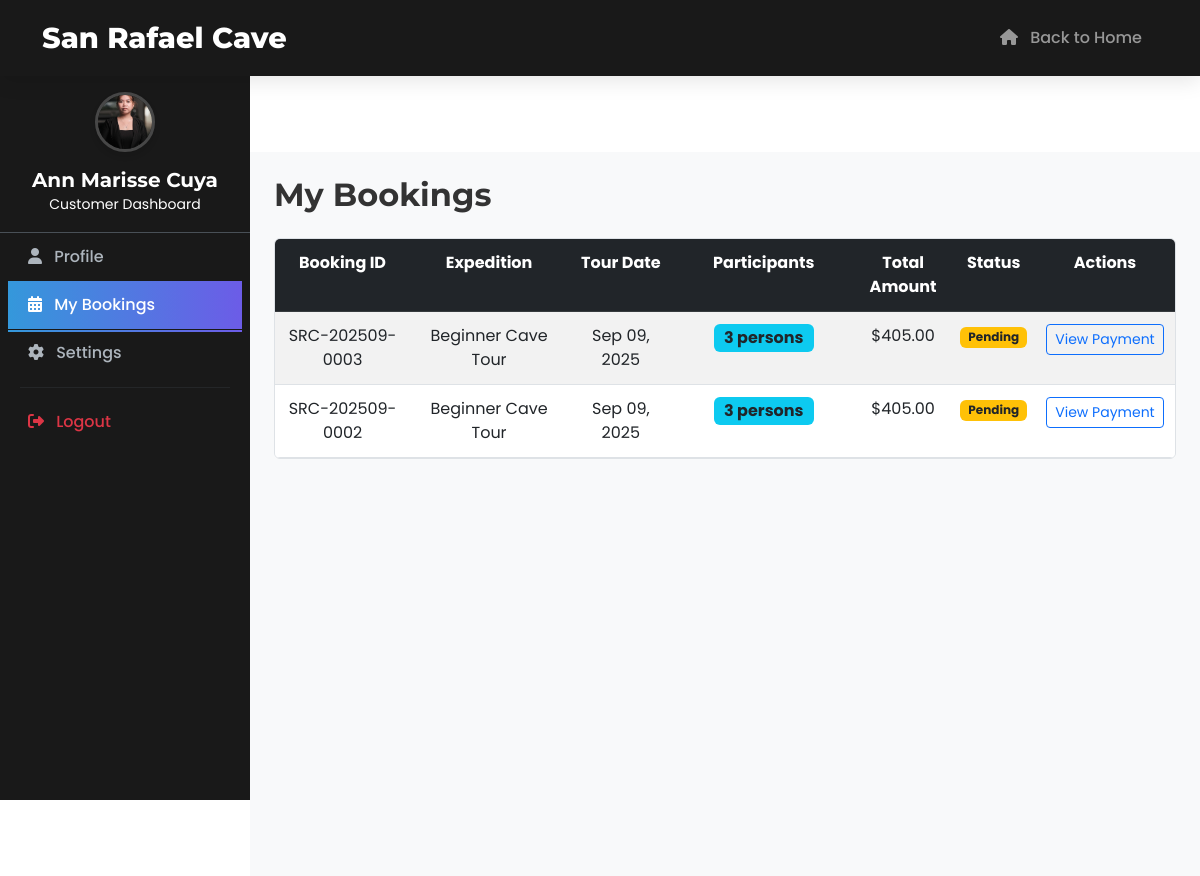
The app's page /customer/my_bookings.php (signed in) with its own data.
### tables this page shows
CREATE TABLE `users` (
  `id` int(11) NOT NULL,
  `fullname` varchar(100) NOT NULL,
  `email` varchar(100) NOT NULL,
  `password` varchar(255) NOT NULL,
  `profile_picture` varchar(500) DEFAULT NULL,
  `created_at` timestamp NOT NULL DEFAULT current_timestamp(),
  `updated_at` timestamp NOT NULL DEFAULT current_timestamp() ON UPDATE current_timestamp()
);

CREATE TABLE `bookings` (
  `id` int(11) NOT NULL,
  `booking_reference` varchar(50) DEFAULT NULL,
  `user_id` int(11) DEFAULT NULL,
  `expedition_id` int(11) NOT NULL,
  `tour_date` date NOT NULL,
  `person1_name` varchar(100) NOT NULL,
  `person2_name` varchar(100) DEFAULT NULL,
  `person3_name` varchar(100) DEFAULT NULL,
  `contact_email` varchar(100) NOT NULL,
  `contact_phone` varchar(20) DEFAULT NULL,
  `payment_proof` varchar(500) DEFAULT NULL,
  `total_amount` decimal(10,2) NOT NULL,
  `booking_status` enum('pending','confirmed','cancelled') NOT NULL DEFAULT 'pending',
  `special_requests` text DEFAULT NULL,
  `created_at` timestamp NOT NULL DEFAULT current_timestamp(),
  `updated_at` timestamp NOT NULL DEFAULT current_timestamp() ON UPDATE current_timestamp()
);

CREATE TABLE `cave_explorations` (
  `id` int(11) NOT NULL,
  `name` varchar(255) NOT NULL,
  `price` decimal(10,2) NOT NULL,
  `image` varchar(500) DEFAULT NULL,
  `created_at` timestamp NOT NULL DEFAULT current_timestamp(),
  `updated_at` timestamp NOT NULL DEFAULT current_timestamp() ON UPDATE current_timestamp()
);

### includes/booking_helper.php (called while the page is built, shortened)
<?php
function formatBookingReference($booking_reference, $fallback_id = null) {
    if (!empty($booking_reference)) {
        return $booking_reference;
    }
    return $fallback_id ? "#{$fallback_id}" : "#N/A";
}
?>

### customer/my_bookings.php (the view, shortened to what this page needs)
<?php
require_once '../includes/db_connect.php';
require_once '../includes/booking_helper.php';
try {
    $stmt = $pdo->prepare("
        SELECT b.*, e.name as expedition_title, e.price as expedition_price
        FROM bookings b
        JOIN cave_explorations e ON b.expedition_id = e.id
        WHERE b.user_id = ?
        ORDER BY b.created_at DESC
    ");
    $stmt->execute([$_SESSION['user_id']]);
    $bookings = $stmt->fetchAll(PDO::FETCH_ASSOC);
} catch (PDOException $e) {
    $error = "Error fetching bookings: " . $e->getMessage();
}
?>
<!DOCTYPE html>
<html lang="en">
<head>
    <link href="https://cdn.jsdelivr.net/npm/bootstrap@5.3.0/dist/css/bootstrap.min.css" rel="stylesheet">
    <link rel="stylesheet" href="https://cdnjs.cloudflare.com/ajax/libs/font-awesome/6.4.0/css/all.min.css">
    <link rel="stylesheet" href="../css/style.css">
</head>
<body>
    <nav class="navbar navbar-expand-lg navbar-dark fixed-top">
        <div class="container">
            <a class="navbar-brand" href="../index.php">San Rafael Cave</a>
            <div class="collapse navbar-collapse" id="navbarNav">
                <ul class="navbar-nav ms-auto">
                    <li class="nav-item">
                        <a class="nav-link" href="../index.php">
                            <i class="fas fa-home me-2"></i>
                            <span>Back to Home</span>
                        </a>
                    </li>
                </ul>
            </div>
        </div>
    </nav>
    <?php include 'sidebar.php'; ?>
    <div class="main-content">
        <div class="container-fluid p-4">
        <div class="row">
            <div class="col-12">
                <h2 class="mb-4">My Bookings</h2>
                <?php if (empty($bookings)): ?>
                    <div class="alert alert-info">
                        <h5>No bookings found</h5>
                        <p>You haven't made any bookings yet. <a href="../index.php" class="alert-link">Browse our expeditions</a> to make your first booking!</p>
                    </div>
                <?php else: ?>
                    <div class="table-container" style="position: relative; max-height: 60vh; overflow-y: auto; border: 1px solid #dee2e6; border-radius: 0.375rem;">
                        <table class="table table-striped table-hover mb-0">
                            <thead class="table-dark" style="position: sticky; top: 0; z-index: 10;">
                                <tr>
                                    <th class="text-center">Booking ID</th>
                                    <th class="text-center">Expedition</th>
                                    <th class="text-center">Tour Date</th>
                                    <th class="text-center">Participants</th>
                                    <th class="text-center">Total Amount</th>
                                    <th class="text-center">Status</th>
                                    <th class="text-center">Actions</th>
                                </tr>
                            </thead>
                            <tbody>
                                <?php foreach ($bookings as $booking): ?>
                                    <tr>
                                        <td class="text-center"><?php echo htmlspecialchars(formatBookingReference($booking['booking_reference'], $booking['id'])); ?></td>
                                        <td class="text-center"><?php echo htmlspecialchars($booking['expedition_title']); ?></td>
                                        <td class="text-center"><?php echo date('M d, Y', strtotime($booking['tour_date'])); ?></td>
                                        <td class="text-center">
                                            <?php
                                            $participant_count = 0;
                                            if (!empty($booking['person1_name'])) $participant_count++;
                                            if (!empty($booking['person2_name'])) $participant_count++;
                                            if (!empty($booking['person3_name'])) $participant_count++;
                                            ?>
                                            <span class="badge bg-info text-dark fs-6"><?php echo $participant_count; ?> person<?php echo $participant_count > 1 ? 's' : ''; ?></span>
                                        </td>
                                        <td class="text-center">$<?php echo number_format($booking['total_amount'], 2); ?></td>
                                        <td class="text-center">
                                            <?php
                                            $status = $booking['booking_status'];
                                            $badgeClass = '';
                                            switch($status) {
                                                case 'pending':
                                                    $badgeClass = 'bg-warning text-dark';
                                                    break;
                                            }
                                            ?>
                                            <span class="badge <?php echo $badgeClass; ?>"><?php echo ucfirst($status); ?></span>
                                        </td>
                                        <td class="text-center">
                                            <div class="btn-group-vertical btn-group-sm">
                                                <?php if (!empty($booking['payment_proof'])): ?>
                                                    <a href="../uploads/payment_proofs/<?php echo htmlspecialchars($booking['payment_proof']); ?>"
                                                       class="btn btn-outline-primary btn-sm" target="_blank">View Payment</a>
                                                <?php endif; ?>
                                            </div>
                                        </td>
                                    </tr>
                                <?php endforeach; ?>
                            </tbody>
                        </table>
                    </div>
                <?php endif; ?>
            </div>
        </div>
    </div>
    </div>
</body>
</html>

### customer/sidebar.php (shortened to what this page needs)
<?php
$current_page = basename($_SERVER['PHP_SELF']);
require_once '../includes/db_connect.php';
$user_profile_picture = null;
if (isset($_SESSION['user_id'])) {
    try {
        $stmt = $pdo->prepare("SELECT profile_picture FROM users WHERE id = ?");
        $stmt->execute([$_SESSION['user_id']]);
        $user_profile_picture = $stmt->fetchColumn();
    } catch (PDOException $e) {
    }
}
?>
<div class="sidebar bg-dark text-white" id="sidebar">
    <div class="sidebar-header p-3 text-center">
        <div class="user-logo mb-3">
            <?php if (!empty($user_profile_picture) && file_exists($user_profile_picture)): ?>
                <img src="<?php echo htmlspecialchars($user_profile_picture); ?>" alt="Profile Picture" class="circular-logo profile-image">
            <?php endif; ?>
        </div>
        <h5 class="mb-0"><?php echo htmlspecialchars($_SESSION['user_fullname'] ?? 'User'); ?></h5>
        <small class="text-white">Customer Dashboard</small>
    </div>
    <nav class="sidebar-nav">
        <ul class="nav flex-column">
            <li class="nav-item">
                <a class="nav-link <?php echo ($current_page == 'profile.php') ? 'active' : ''; ?>" href="profile.php">
                    <i class="fas fa-user me-2"></i>
                    Profile
                </a>
            </li>
            <li class="nav-item">
                <a class="nav-link <?php echo ($current_page == 'my_bookings.php') ? 'active' : ''; ?>" href="my_bookings.php">
                    <i class="fas fa-calendar-alt me-2"></i>
                    My Bookings
                </a>
            </li>
            <li class="nav-item">
                <a class="nav-link <?php echo ($current_page == 'settings.php') ? 'active' : ''; ?>" href="settings.php">
                    <i class="fas fa-cog me-2"></i>
                    Settings
                </a>
            </li>
            <li class="nav-item mt-auto">
                <hr class="sidebar-divider">
                <a class="nav-link text-danger" href="../includes/logout.php">
                    <i class="fas fa-sign-out-alt me-2"></i>
                    Logout
                </a>
            </li>
        </ul>
    </nav>
</div>

### css/style.css (style rules this page uses)
body { font-family: 'Poppins', sans-serif; color: #333; overflow-x: hidden; }
h1, h2, h3, h4, h5, h6 { font-family: 'Montserrat', sans-serif; font-weight: 700; }
.navbar { background-color: rgba(0, 0, 0, 0.7); transition: all 0.3s ease; padding: 1rem 0; }
.navbar-brand { font-family: 'Montserrat', sans-serif; font-weight: 800; font-size: 1.8rem; color: #fff; }
.nav-link { font-weight: 500; margin: 0 0.5rem; position: relative; transition: all 0.3s ease; }
.nav-link:after { content: ''; position: absolute; width: 0; height: 2px; background: linear-gradient(90deg, #3498db, #6c5ce7); bottom: -3px; left: 0; transition: width 0.3s ease; }
.nav-link:hover:after, .nav-link.active:after { width: 100%; }

### customer/my_bookings.php (style rules this page uses)
.navbar { background-color: rgba(0, 0, 0, 0.9); transition: all 0.3s ease; padding: 0.7rem 0; box-shadow: 0 5px 20px rgba(0, 0, 0, 0.1); }
.navbar-brand { font-family: 'Montserrat', sans-serif; font-weight: 800; font-size: 1.8rem; color: #fff; }
.nav-link { font-weight: 500; margin: 0 0.5rem; position: relative; transition: all 0.3s ease; }
.nav-link:after { content: ''; position: absolute; width: 0; height: 2px; background: linear-gradient(90deg, #3498db, #6c5ce7); bottom: -3px; left: 0; transition: width 0.3s ease; }
.nav-link:hover:after, .nav-link.active:after { width: 100%; }
body { font-family: 'Poppins', sans-serif; padding-top: 76px; }
.table-container { margin-top: 20px; }
.navbar .nav-link { position: relative; text-decoration: none; }
.navbar .nav-link:after { content: ''; position: absolute; width: 0; height: 2px; background: linear-gradient(90deg, #3498db, #6c5ce7); bottom: -3px; left: 0; transition: width 0.3s ease; }
.table-container { overflow-x: auto; }
.table-container table { table-layout: auto; min-width: 100%; }
.table-container .table td, .table-container .table th { white-space: normal; word-wrap: break-word; padding: 0.75rem 0.5rem; vertical-align: top; }
.table-container th:nth-child(1), .table-container td:nth-child(1) { min-width: 120px; }
.table-container th:nth-child(2), .table-container td:nth-child(2) { min-width: 150px; }
.table-container th:nth-child(3), .table-container td:nth-child(3) { min-width: 100px; }
.table-container th:nth-child(4), .table-container td:nth-child(4) { min-width: 180px; }
.table-container th:nth-child(5), .table-container td:nth-child(5) { min-width: 80px; }
.table-container th:nth-child(6), .table-container td:nth-child(6) { min-width: 80px; }
.table-container th:nth-child(7), .table-container td:nth-child(7) { min-width: 140px; }

### customer/sidebar.php (style rules this page uses)
.sidebar { position: fixed; top: 76px; left: 0; height: calc(100vh - 76px); width: 250px; z-index: 999; transition: transform 0.3s ease; display: flex; flex-direction: column; background-color: rgba(0, 0, 0, 0.9) !important; }
.circular-logo { width: 60px; height: 60px; border-radius: 50%; background: linear-gradient(135deg, #667eea 0%, #764ba2 100%); display: flex; align-items: center; justify-content: center; font-size: 20px; font-weight: bold; color: white; margin: 0 auto; border: 3px solid rgba(255, 255, 255, 0.2); box-shadow: 0 4px 15px rgba(0, 0, 0, 0.2); }
.profile-image { width: 60px; height: 60px; object-fit: cover; background: none; }
.sidebar-nav { flex: 1; padding: 0; }
.sidebar .nav-link { color: #adb5bd; padding: 12px 20px; border-radius: 0; transition: all 0.3s ease; }
.sidebar .nav-link.active { color: #fff; background: linear-gradient(90deg, #3498db, #6c5ce7); }
.sidebar-divider { border-color: #495057; margin: 10px 20px; }
.sidebar-header { border-bottom: 1px solid #495057; }
@media (min-width: 768px) { .main-content { margin-left: 250px; margin-top: 76px; transition: margin-left 0.3s ease; min-height: calc(100vh - 76px); background-color: #f8f9fa; padding-top: 0 !important; } }

### records on screen
users: profile_picture (picture)
bookings: booking_reference "SRC-202509-0003", expedition.name "Beginner Cave Tour", tour_date "Sep 09, 2025", participant_count "3", total_amount "405.00", booking_status "Pending"
bookings: booking_reference "SRC-202509-0002", expedition.name "Beginner Cave Tour", tour_date "Sep 09, 2025", participant_count "3", total_amount "405.00", booking_status "Pending"

### other values on screen
$_SESSION['user_fullname'] "Ann Marisse Cuya"
